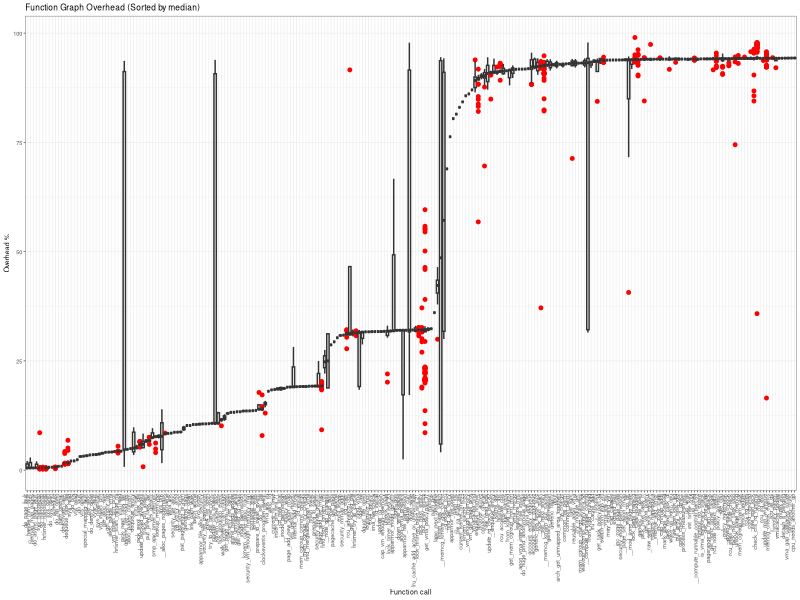

R code for this plot:
#!/usr/bin/env Rscript
library(ggplot2)
data=read.table("./bootup-trace/rscript/overhead_kernel_user_space_functions.csv", header=T, sep=',')

data <- subset(data, overhead >= 0 & overhead < 100)
# 
pl<-ggplot(data, aes(x = reorder(function_name, overhead, FUN=median),  function_name, y = overhead )) +
  geom_boxplot(outlier.colour = "red", outlier.size=1) +
  # coord_flip() +
  labs(title = "Function Graph Overhead (Sorted by median)") +
  xlab("Function call") +
  ylab("Overhead %") +
  theme_bw() +
  theme_bw(base_size = 5) +
  theme(legend.position = "top") +
  theme(axis.text.x = element_text(angle = 90, 
                                   hjust = 1, 
                                   vjust = 0))
  # theme(axis.ticks = element_line(size = 1))
plot(pl)